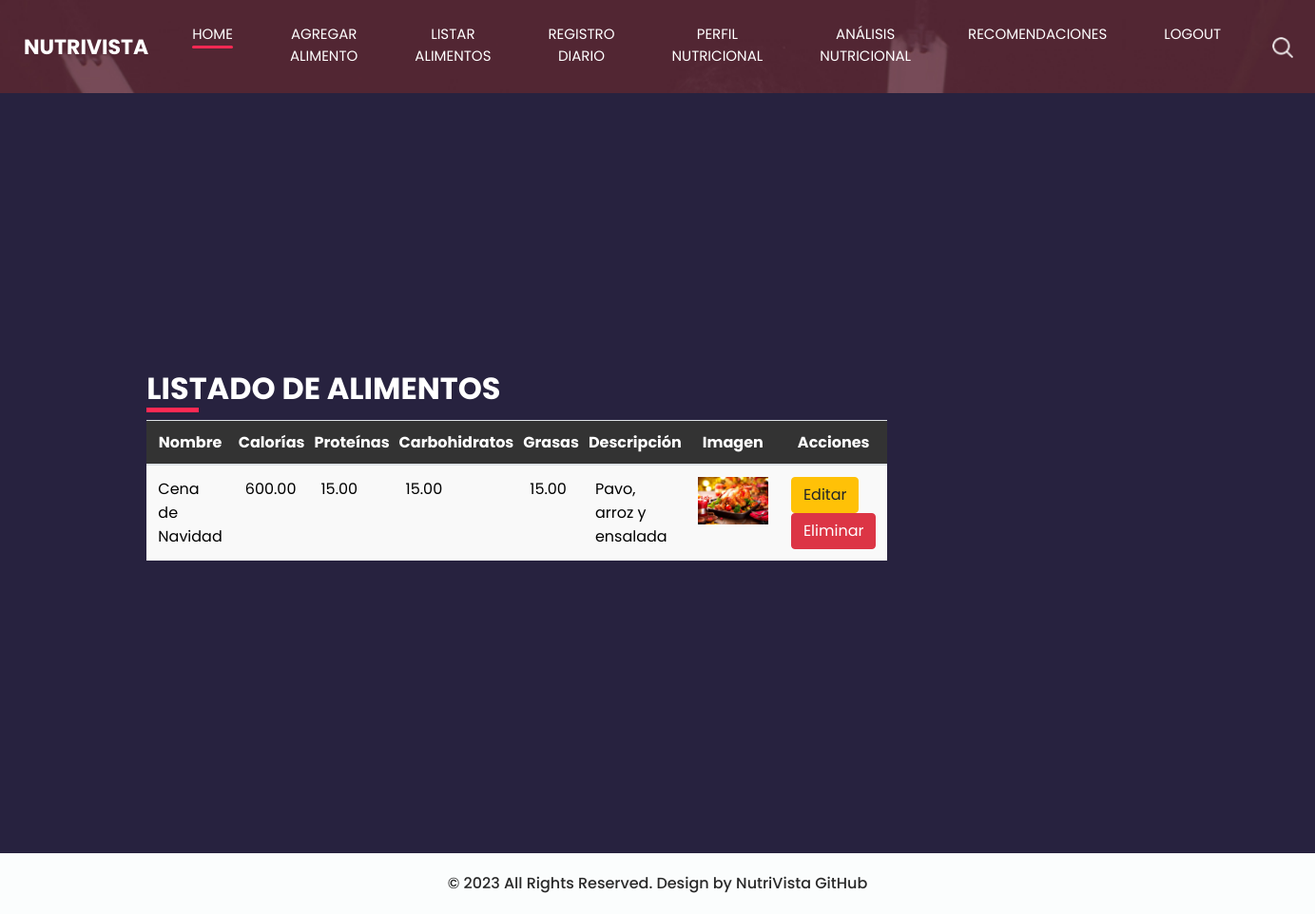
Screenshot of /listar_alimentos/ (signed in) with the database file from the repository.
### base/models.py (models this page shows, shortened)
class Alimento(models.Model):
    usuario = models.ForeignKey(User, on_delete=models.CASCADE)  # Added this line to associate each food item with a user.
    nombre = models.CharField(max_length=255)
    calorias = models.DecimalField(max_digits=6, decimal_places=2)
    proteinas = models.DecimalField(max_digits=6, decimal_places=2)
    carbohidratos = models.DecimalField(max_digits=6, decimal_places=2)
    grasas = models.DecimalField(max_digits=6, decimal_places=2)
    descripcion = models.TextField(null=True, blank=True)
    imagen = models.ImageField(upload_to='alimentos_imagenes/', null=True, blank=True)
    nutrientes = models.ManyToManyField(Nutriente, through='AlimentoNutriente')  # Relación ManyToMany agregada

### base/views.py (the view)
# urls.py: path('listar_alimentos/', listar_alimentos, name='listar_alimentos'),
@login_required
def listar_alimentos(request):
    alimentos = Alimento.objects.filter(usuario=request.user)
    return render(request, 'base/listar_alimentos.html', {'alimentos': alimentos})

### base/templates/base/listar_alimentos.html (shortened to what this page needs)
{% load static %}
<html>
<head>
    <link rel="stylesheet" type="text/css" href="https://cdnjs.cloudflare.com/ajax/libs/OwlCarousel2/2.3.4/assets/owl.carousel.min.css" />
    <link rel="stylesheet" type="text/css" href="{% static 'css/bootstrap.css' %}" />
    <link href="{% static 'css/style.css' %}" rel="stylesheet" />
    <link href="{% static 'css/responsive.css' %}" rel="stylesheet" />
</head>
<body class="sub_page">
    <div class="hero_area">
        <header class="header_section">
            <div class="container-fluid">
                <nav class="navbar navbar-expand-lg custom_nav-container ">
                    <a class="navbar-brand" href="{% url 'main_page' %}">
                        <span>
                            NutriVista
                        </span>
                    </a>
                    <div class="collapse navbar-collapse" id="navbarSupportedContent">
                        <div class="d-flex ml-auto flex-column flex-lg-row align-items-center">
                          <ul class="navbar-nav  ">
                            <li class="nav-item active">
                              <a class="nav-link" href="{% url 'main_page' %}">Home <span class="sr-only">(current)</span></a>
                            </li>
                            {% if not user.is_superuser %}
                            <li class="nav-item">
                              <a class="nav-link" href="{% url 'agregar_alimento' %}"> Agregar Alimento</a>
                            </li>
                              <li class="nav-item">
                              <a class="nav-link" href="{% url 'listar_alimentos' %}"> Listar Alimentos</a>
                            </li>
                            <li class="nav-item">
                              <a class="nav-link" href="{% url 'registro_diario' %}"> Registro Diario</a>
                            </li>
                            <li class="nav-item">
                              <a class="nav-link" href="{% url 'perfil_nutricional' %}"> Perfil Nutricional</a>
                            </li>
                            <li class="nav-item">
                              <a class="nav-link" href="{% url 'analisis_nutricional' %}"> Análisis Nutricional</a>
                            </li>
                            <li class="nav-item">
                              <a class="nav-link" href="{% url 'sugerencias_alimentos' %}"> Recomendaciones</a>
                            </li>
                            {% endif %}
                            <li class="nav-item">
                              <a class="nav-link" href="{% url 'logout' %}"> Logout</a>
                            </li>
                          </ul>
                            <div class="user_option">
                                <form class="form-inline my-2 my-lg-0 ml-0 ml-lg-4 mb-3 mb-lg-0">
                                    <button class="btn  my-2 my-sm-0 nav_search-btn" type="submit"></button>
                                </form>
                            </div>
                        </div>
                    </div>
                </nav>
            </div>
        </header>
    </div>
    <section class="contact_section center">
        <div class="container-fluid">
            <div class="row">
                <div class="col-lg-6 col-md-6">
                    <div class="form_container pr-0 pr-lg-5 mr-0 mr-lg-2 mx-auto">
                        <div class="heading_container">
                            <h2>
                                Listado de Alimentos
                            </h2>
                        </div>
                        <table class="table">
                            <thead>
                                <tr>
                                    <th>Nombre</th>
                                    <th>Calorías</th>
                                    <th>Proteínas</th>
                                    <th>Carbohidratos</th>
                                    <th>Grasas</th>
                                    <th>Descripción</th>
                                    <th>Imagen</th>
                                    <th>Acciones</th>
                                </tr>
                            </thead>
                            <tbody>
                                {% for alimento in alimentos %}
                                <tr>
                                    <td>{{ alimento.nombre }}</td>
                                    <td>{{ alimento.calorias }}</td>
                                    <td>{{ alimento.proteinas }}</td>
                                    <td>{{ alimento.carbohidratos }}</td>
                                    <td>{{ alimento.grasas }}</td>
                                    <td>{{ alimento.descripcion }}</td>
                                    <td>
                                        {% if alimento.imagen %}
                                        <img src="{{ alimento.imagen.url }}" alt="{{ alimento.nombre }}" height="50">
                                        {% else %}
                                        No disponible
                                        {% endif %}
                                    </td>
                                    <td>
                                        <a href="{% url 'editar_alimento' alimento.id %}" class="btn btn-warning">Editar</a>
                                        <a href="{% url 'eliminar_alimento' alimento.id %}" class="btn btn-danger">Eliminar</a>
                                    </td>
                                </tr>
                                {% empty %}
                                <tr>
                                    <td colspan="8">No hay alimentos registrados.</td>
                                </tr>
                                {% endfor %}
                            </tbody>
                        </table>
                    </div>
                </div>
            </div>
        </div>
    </section>
    <footer class="container-fluid footer_section">
        <p>
            &copy; 2023 All Rights Reserved. Design by NutriVista
            <a href="https://github.com/davidguillen2002/proyectoweb.git">GitHub</a>
        </p>
    </footer>
</body>
</html>

### base/static/css/style.css (style rules this page uses)
body { font-family: 'Poppins', sans-serif; color: #000000; background-color: #ffffff; }
.heading_container { display: -webkit-box; display: -ms-flexbox; display: flex; -webkit-box-pack: center; -ms-flex-pack: center; justify-content: center; text-align: center; }
.heading_container h2 { font-weight: bold; position: relative; padding-bottom: 5px; text-transform: uppercase; }
.heading_container h2::before { content: ""; position: absolute; bottom: 0; left: 50%; width: 55px; height: 5px; background-color: #ff2953; -webkit-transform: translateX(-50%); transform: translateX(-50%); }
.hero_area { height: 100vh; display: -webkit-box; display: -ms-flexbox; display: flex; -webkit-box-orient: vertical; -webkit-box-direction: normal; -ms-flex-direction: column; flex-direction: column; background-image: url(../images/hero-bg.jpg); background-size: cover; background-attachment: fixed; }
.sub_page .hero_area { height: auto; }
.header_section .container-fluid { padding-right: 25px; padding-left: 25px; }
.custom_nav-container.navbar-expand-lg .navbar-nav .nav-item .nav-link { margin: 10px 30px; padding: 0; padding-bottom: 3px; color: #ffffff; text-align: center; position: relative; text-transform: uppercase; font-size: 15px; }
.custom_nav-container.navbar-expand-lg .navbar-nav .nav-item .nav-link::after { display: none; content: ""; position: absolute; left: 0; bottom: 0; width: 100%; height: 3px; border-radius: 5px; background-color: #ffffff; }
.custom_nav-container.navbar-expand-lg .navbar-nav .nav-item.active a::after, .custom_nav-container.navbar-expand-lg .navbar-nav .nav-item:hover a::after { display: block; background-color: #ff2953; }
a, a:hover, a:focus { text-decoration: none; }
.btn, .btn:focus { outline: none !important; -webkit-box-shadow: none; box-shadow: none; }
.user_option { display: -webkit-box; display: -ms-flexbox; display: flex; -webkit-box-align: center; -ms-flex-align: center; align-items: center; }
.custom_nav-container .nav_search-btn { background-image: url(../images/search-icon.png); background-size: 22px; background-repeat: no-repeat; background-position-y: 7px; width: 35px; height: 35px; padding: 0; border: none; }
.navbar-brand { display: -webkit-box; display: -ms-flexbox; display: flex; -webkit-box-align: center; -ms-flex-align: center; align-items: center; position: relative; }
.navbar-brand span { font-size: 22px; text-transform: uppercase; font-weight: bold; color: #ffffff; position: relative; z-index: 3; }
.custom_nav-container { z-index: 99999; padding: 15px 0; }
.contact_section { position: relative; background-color: #27223f; color: #ffffff; }
.contact_section .heading_container { -webkit-box-pack: start; -ms-flex-pack: start; justify-content: start; }
.contact_section .heading_container h2::before { text-align: left; left: 0; -webkit-transform: none; transform: none; }
.contact_section .row { -webkit-box-align: center; -ms-flex-align: center; align-items: center; }
.contact_section .form_container { padding: 45px 0 45px 15px; }
.footer_section { background-color: #fbfdfd; padding: 20px; font-weight: 500; }
.footer_section p { color: #292929; margin: 0; text-align: center; }
.footer_section a { color: #292929; }

### base/templates/base/listar_alimentos.html (style rules this page uses)
.contact_section { display: flex; justify-content: center; align-items: center; min-height: 100vh; }
.form_container { width: 80%; margin: 0 auto; }
.table thead th { background-color: #333; color: white; text-align: center; padding: 10px 5px; }
.table tbody tr { background-color: #f9f9f9; color: black; }

### rows the page displays
Alimento: nombre "Cena de Navidad", calorias "600.00", proteinas "15.00", carbohidratos "15.00", grasas "15.00", descripcion "Pavo, arroz y ensalada", imagen (picture)
